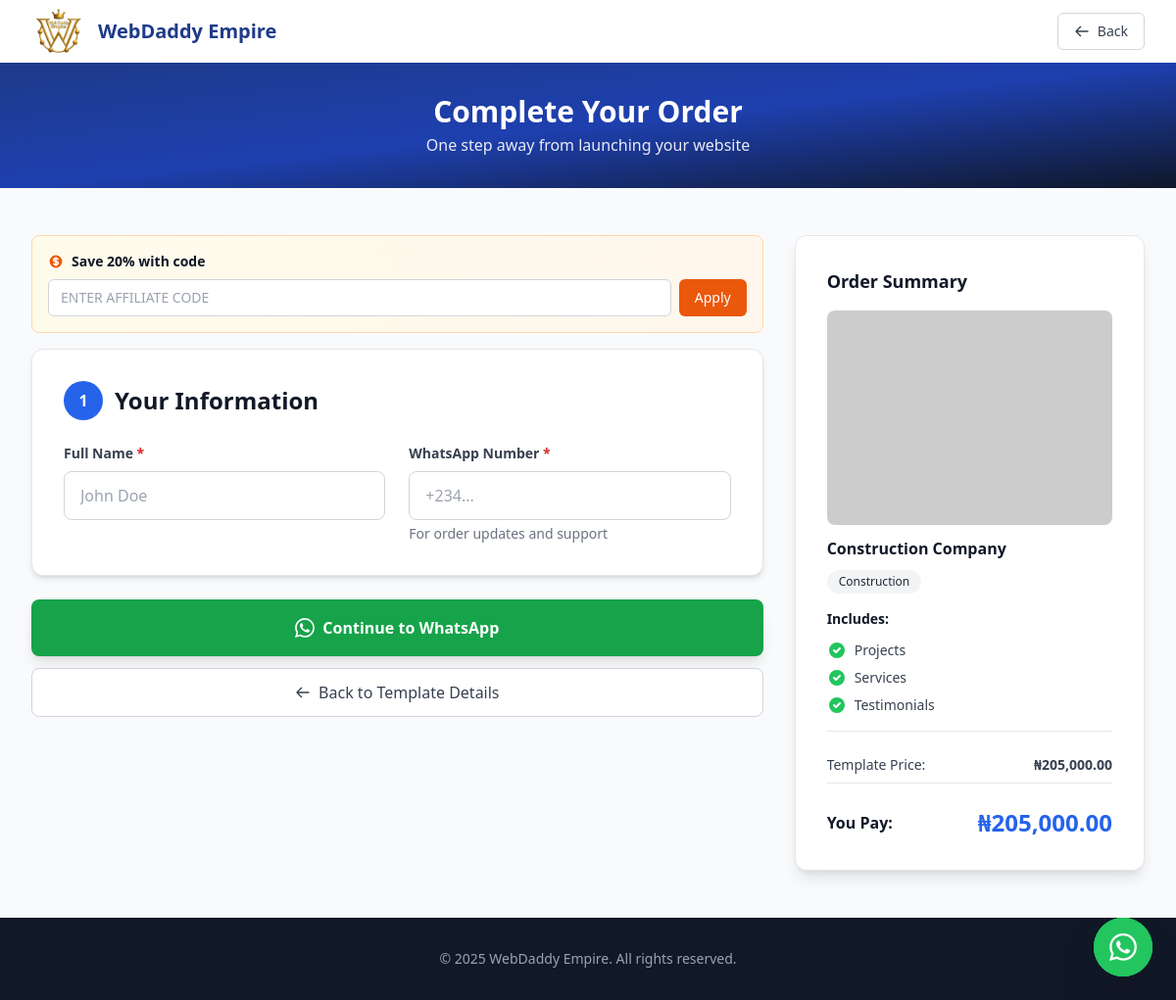
/order.php?template=32, run on the app's committed database.
### tables this page shows
CREATE TABLE templates (
    id INTEGER PRIMARY KEY AUTOINCREMENT,
    name TEXT NOT NULL,
    slug TEXT NOT NULL UNIQUE,
    price REAL NOT NULL DEFAULT 0.00,
    category TEXT,
    description TEXT,
    features TEXT,
    demo_url TEXT,
    thumbnail_url TEXT,
    video_links TEXT,
    active INTEGER DEFAULT 1,
    created_at TEXT DEFAULT CURRENT_TIMESTAMP,
    updated_at TEXT DEFAULT CURRENT_TIMESTAMP
);

### includes/functions.php (called while the page is built, shortened)
<?php
function formatCurrency($amount)
{
    return '₦' . number_format($amount, 2);
}
function getTemplateById($id)
{
    $db = getDb();
    try {
        $stmt = $db->prepare("SELECT * FROM templates WHERE id = ?");
        $stmt->execute([$id]);
        $result = $stmt->fetch(PDO::FETCH_ASSOC);
        return $result ? $result : null;
    } catch (PDOException $e) {
        error_log('Error fetching template: ' . $e->getMessage());
        return null;
    }
}
function getSetting($key, $default = null)
{
    $db = getDb();
    try {
        $stmt = $db->prepare("SELECT setting_value FROM settings WHERE setting_key = ?");
        $stmt->execute([$key]);
        $result = $stmt->fetch(PDO::FETCH_ASSOC);
        return $result ? $result['setting_value'] : $default;
    } catch (PDOException $e) {
        error_log('Error getting setting: ' . $e->getMessage());
        return $default;
    }
}

### order.php (the view, shortened to what this page needs)
<?php
require_once __DIR__ . '/includes/session.php';
require_once __DIR__ . '/includes/functions.php';
$templateId = (int)($_GET['template'] ?? 0);
$template = getTemplateById($templateId);
$error = '';
$originalPrice = $template['price'];
$affiliateCode = getAffiliateCode();
$hasAffiliate = false;
$submittedAffiliateCode = '';
$affiliateInvalid = false;
$discountedPrice = $originalPrice;
$discountAmount = 0;
$features = $template['features'] ? explode(',', $template['features']) : [];
?>
<!DOCTYPE html>
<html lang="en">
<head>
    <script src="https://cdn.tailwindcss.com"></script>
</head>
<body class="bg-gray-50">
    <nav id="mainNav" class="bg-white shadow-sm sticky top-0 z-50">
        <div class="max-w-7xl mx-auto px-4 sm:px-6 lg:px-8">
            <div class="flex justify-between h-16">
                <div class="flex items-center">
                    <a href="/" class="flex items-center">
                        <img src="/assets/images/webdaddy-logo.png" alt="WebDaddy Empire" class="h-14 mr-3" onerror="this.style.display='none'">
                        <span class="text-xl font-bold text-primary-900"><?php echo SITE_NAME; ?></span>
                    </a>
                </div>
                <div class="flex items-center">
                    <a href="/" class="inline-flex items-center px-4 py-2 border border-gray-300 text-sm font-medium rounded-md text-gray-700 bg-white hover:bg-gray-50 transition-colors">
                        <svg class="w-4 h-4 mr-2" fill="none" stroke="currentColor" viewBox="0 0 24 24">
                            <path stroke-linecap="round" stroke-linejoin="round" stroke-width="2" d="M10 19l-7-7m0 0l7-7m-7 7h18"/>
                        </svg>
                        Back
                    </a>
                </div>
            </div>
        </div>
    </nav>
    <header class="relative bg-gradient-to-br from-primary-900 via-primary-800 to-navy text-white py-4 sm:py-6 lg:py-8">
        <div class="relative max-w-7xl mx-auto px-4 sm:px-6 lg:px-8">
            <div class="max-w-3xl mx-auto text-center">
                <h1 class="text-xl sm:text-2xl lg:text-3xl font-bold mb-1">Complete Your Order</h1>
                <p class="text-xs sm:text-sm lg:text-base text-white/90">One step away from launching your website</p>
            </div>
        </div>
    </header>
    <div class="max-w-7xl mx-auto px-4 sm:px-6 lg:px-8 py-8 sm:py-12">
        <div class="grid grid-cols-1 lg:grid-cols-3 gap-6 lg:gap-8">
            <div class="lg:col-span-2">
                <?php if (empty($error)): ?>
                    <div class="bg-gradient-to-r from-amber-50 to-orange-50 border border-orange-200 rounded-lg p-3 sm:p-4 mb-4 max-w-full overflow-hidden" id="discountSection">
                        <?php if ($hasAffiliate): ?>
                        <div class="flex flex-col sm:flex-row sm:items-center sm:justify-between gap-2">
                            <div class="flex items-center min-w-0">
                                <svg class="w-4 h-4 sm:w-5 sm:h-5 text-green-600 mr-2 shrink-0" fill="currentColor" viewBox="0 0 20 20">
                                    <path fill-rule="evenodd" d="M10 18a8 8 0 100-16 8 8 0 000 16zm3.707-9.293a1 1 0 00-1.414-1.414L9 10.586 7.707 9.293a1 1 0 00-1.414 1.414l2 2a1 1 0 001.414 0l4-4z" clip-rule="evenodd"/>
                                </svg>
                                <span class="text-xs sm:text-sm font-semibold text-green-800 break-words">20% OFF! Code: <?php echo htmlspecialchars($affiliateCode); ?></span>
                            </div>
                            <span class="text-xs sm:text-sm font-bold text-green-700 shrink-0">-<?php echo formatCurrency($discountAmount); ?></span>
                        </div>
                        <?php else: ?>
                        <div>
                            <div class="flex items-center gap-2 mb-2">
                                <p class="text-xs sm:text-sm font-semibold text-gray-900">Save 20% with code</p>
                            </div>
                            <div class="w-full">
                                <div class="flex gap-2" id="affiliateForm">
                                    <input type="text"
                                           class="flex-1 min-w-0 px-3 py-2 text-xs sm:text-sm border <?php echo $affiliateInvalid ? 'border-red-500' : 'border-gray-300'; ?> rounded-md focus:ring-2 focus:ring-orange-500 focus:border-transparent uppercase"
                                           id="affiliate_code"
                                           value="<?php echo htmlspecialchars($submittedAffiliateCode); ?>"
                                           placeholder="ENTER AFFILIATE CODE"
                                           maxlength="20"
                                           autocomplete="off">
                                    <button class="px-3 sm:px-4 py-2 text-xs sm:text-sm font-medium rounded-md text-white bg-orange-600 hover:bg-orange-700 active:bg-orange-800 transition-colors shrink-0"
                                            type="button"
                                            id="applyAffiliateBtn"
                                            onclick="applyAffiliateCode()">
                                        Apply
                                    </button>
                                </div>
                            </div>
                        </div>
                        <?php endif; ?>
                    </div>
                    <form method="POST" action="" id="orderForm" data-validate data-loading>
                    <div class="bg-white rounded-xl shadow-md border border-gray-200 mb-6 overflow-hidden">
                        <div class="p-6 sm:p-8">
                            <div class="flex items-center mb-6">
                                <span class="inline-flex items-center justify-center w-10 h-10 rounded-full bg-primary-600 text-white font-bold mr-3 shrink-0">1</span>
                                <h3 class="text-xl sm:text-2xl font-extrabold text-gray-900">Your Information</h3>
                            </div>
                            <div class="grid grid-cols-1 md:grid-cols-2 gap-6">
                                <div>
                                    <label for="customer_name" class="block text-sm font-bold text-gray-700 mb-2">
                                        Full Name <span class="text-red-600">*</span>
                                    </label>
                                    <input type="text"
                                           class="w-full px-4 py-3 border border-gray-300 rounded-lg focus:ring-2 focus:ring-primary-500 focus:border-transparent transition-all"
                                           id="customer_name"
                                           name="customer_name"
                                           value="<?php echo htmlspecialchars($_POST['customer_name'] ?? $_GET['name'] ?? ''); ?>"
                                           required
                                           placeholder="John Doe">
                                </div>
                                <div>
                                    <label for="customer_phone" class="block text-sm font-bold text-gray-700 mb-2">
                                        WhatsApp Number <span class="text-red-600">*</span>
                                    </label>
                                    <input type="tel"
                                           class="w-full px-4 py-3 border border-gray-300 rounded-lg focus:ring-2 focus:ring-primary-500 focus:border-transparent transition-all"
                                           id="customer_phone"
                                           name="customer_phone"
                                           value="<?php echo htmlspecialchars($_POST['customer_phone'] ?? $_GET['phone'] ?? ''); ?>"
                                           required
                                           placeholder="+234...">
                                    <p class="mt-1 text-sm text-gray-500">For order updates and support</p>
                                </div>
                            </div>
                        </div>
                    </div>
                    <div class="space-y-3">
                        <button type="submit" class="w-full inline-flex items-center justify-center px-6 py-4 border border-transparent text-base font-bold rounded-lg text-white bg-green-600 hover:bg-green-700 transition-all shadow-lg" id="submitBtn" data-loading-text="Processing...">
                            <span class="hidden sm:inline">Continue to WhatsApp</span>
                        </button>
                        <a href="template.php?id=<?php echo $template['id']; ?>" class="w-full inline-flex items-center justify-center px-6 py-3 border border-gray-300 text-base font-medium rounded-lg text-gray-700 bg-white hover:bg-gray-50 transition-all">
                            <svg class="w-4 h-4 mr-2" fill="none" stroke="currentColor" viewBox="0 0 24 24">
                                <path stroke-linecap="round" stroke-linejoin="round" stroke-width="2" d="M10 19l-7-7m0 0l7-7m-7 7h18"/>
                            </svg>
                            Back to Template Details
                        </a>
                    </div>
                </form>
                <?php endif; ?>
            </div>
            <div class="lg:col-span-1">
                <div class="bg-white rounded-xl shadow-lg border border-gray-200 lg:sticky lg:top-24 overflow-hidden">
                    <div class="p-4 sm:p-6 lg:p-8">
                        <h5 class="font-extrabold text-gray-900 mb-4 text-base sm:text-lg">Order Summary</h5>
                        <div class="mb-4">
                            <img src="<?php echo htmlspecialchars($template['thumbnail_url']); ?>"
                                 alt="<?php echo htmlspecialchars($template['name']); ?>"
                                 class="w-full rounded-lg mb-3"
                                 onerror="this.src='/assets/images/placeholder.jpg'">
                            <h5 class="font-bold text-gray-900 mb-2 text-sm sm:text-base"><?php echo htmlspecialchars($template['name']); ?></h5>
                            <span class="inline-flex items-center px-2 sm:px-3 py-1 rounded-full text-xs font-medium bg-gray-100 text-gray-800"><?php echo htmlspecialchars($template['category']); ?></span>
                        </div>
                        <?php if (!empty($features)): ?>
                        <div class="mb-4 hidden sm:block">
                            <h6 class="font-bold text-gray-900 mb-3 text-sm">Includes:</h6>
                            <ul class="space-y-2 text-xs sm:text-sm">
                                <?php foreach (array_slice($features, 0, 4) as $feature): ?>
                                <li class="flex items-start">
                                    <svg class="w-4 h-4 sm:w-5 sm:h-5 text-green-500 mr-2 shrink-0" fill="currentColor" viewBox="0 0 20 20">
                                        <path fill-rule="evenodd" d="M10 18a8 8 0 100-16 8 8 0 000 16zm3.707-9.293a1 1 0 00-1.414-1.414L9 10.586 7.707 9.293a1 1 0 00-1.414 1.414l2 2a1 1 0 001.414 0l4-4z" clip-rule="evenodd"/>
                                    </svg>
                                    <span class="text-gray-700"><?php echo htmlspecialchars(trim($feature)); ?></span>
                                </li>
                                <?php endforeach; ?>
                            </ul>
                        </div>
                        <?php endif; ?>
                        <div class="border-t border-gray-200 pt-3 mb-3"></div>
                        <div class="flex justify-between mb-2 text-gray-700 text-xs sm:text-sm">
                            <span class="truncate mr-2">Template Price:</span>
                            <strong class="shrink-0"><?php echo formatCurrency($originalPrice); ?></strong>
                        </div>
                        <div class="border-t border-gray-200 pt-3 mb-3"></div>
                        <div class="flex justify-between items-center flex-wrap gap-2">
                            <h5 class="font-extrabold text-gray-900 text-sm sm:text-base">You Pay:</h5>
                            <h4 class="text-xl sm:text-2xl font-extrabold text-primary-600"><?php echo formatCurrency($discountedPrice); ?></h4>
                        </div>
                    </div>
                </div>
            </div>
        </div>
    </div>
    <footer class="bg-gray-900 text-white py-8">
        <div class="max-w-7xl mx-auto px-4 sm:px-6 lg:px-8 text-center">
            <p class="text-sm text-gray-400">&copy; <?php echo date('Y'); ?> <?php echo SITE_NAME; ?>. All rights reserved.</p>
        </div>
    </footer>
    <a href="https://wa.me/<?php echo preg_replace('/[^0-9]/', '', getSetting('whatsapp_number', '+2349132672126')); ?>?text=Hi%2C%20I%20have%20a%20question%20about%20my%20order"
       target="_blank"
       class="fixed bottom-6 right-6 z-50 group"
       aria-label="Chat on WhatsApp">
        <span class="relative flex bg-green-500 hover:bg-green-600 text-white rounded-full p-4 shadow-2xl transition-all duration-300 hover:scale-110">
        </span>
    </a>
</body>
</html>

### order.php (style rules this page uses)
* { box-sizing: border-box; }
body { overflow-x: hidden; max-width: 100vw; }
input, button { transition: all 0.2s ease; }

### data on the page
templates: name "Construction Company", category "Construction", features "Projects", features "Services", features "Testimonials", price "₦205,000.00"

### other printed values
SITE_NAME "WebDaddy Empire"
